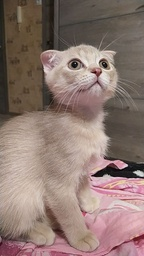
#> input picture Lab 2/cat_16.jpeg, 144 x 256 px, shrunk from 720 x 1280 before the run
$ python Singular-value-decompostion-rectangular.py
#> lines starting #> are read from the running program, lines starting #| are printed output that depends on the picture
import cv2
import numpy as np
import matplotlib.pyplot as plt

# Read the rectangular image and convert it to grayscale
img = cv2.imread("cat_16.jpeg")
#> img is the input picture: shape (256, 144, 3); mean B, G, R 112.8, 120.1, 141.1
A = cv2.cvtColor(img, cv2.COLOR_BGR2GRAY).astype(float)

# Perform SVD
U, S, Vh = np.linalg.svd(A, full_matrices=False)
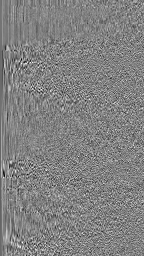
#> U: shape (256, 144) float64; min -0.335, max 0.322, mean -0.000591; drawn with min black and max white
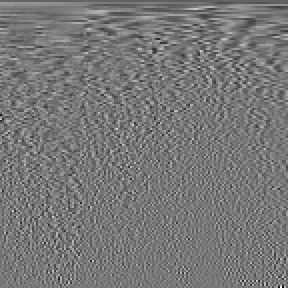
#> Vh: shape (144, 144) float64 (shown 2 times larger); min -0.461, max 0.517, mean -0.000518; drawn with min black and max white
#> S = 144 values, max 24967.4 at index 0, min 13.66 at index 143, mean 418.4

# Vh is the Hermitian transpose (V^H) returned by NumPy

# k values chosen for the experiment
ks = [10, 50, 100]

print("SVD k values:", ks)

# Reconstruct the image for each chosen k
for k in ks:

    # Rank-k approximation: A_k = U_k Sigma_k V_k^H
    Ak = U[:, :k] @ np.diag(S[:k]) @ Vh[:k, :]

    # Calculate reconstruction error
    error_img = np.abs(A - Ak)
    error = np.linalg.norm(A - Ak, "fro")

    print(f"k = {k}, Frobenius error = {error:.4f}")

    # Display original, reconstructed, and error images
    plt.figure(figsize=(12, 4))

    plt.subplot(1, 3, 1)
    plt.imshow(A, cmap="gray")
    plt.title("Original")
    plt.axis("off")

    plt.subplot(1, 3, 2)
    plt.imshow(np.clip(Ak, 0, 255), cmap="gray")
    plt.title(f"SVD, k = {k}")
    plt.axis("off")

    plt.subplot(1, 3, 3)
    plt.imshow(error_img, cmap="gray")
    plt.title("Error")
    plt.axis("off")

    plt.tight_layout()
    plt.show()
#> this loop made 3 passes
#> error on passes 1 to 3: 2414.2, 791, 267
#| k = 10, Frobenius error = 2414.1870
#| k = 50, Frobenius error = 790.9691
#| k = 100, Frobenius error = 267.0405
#> pass 1, `error_img = np.abs(A - Ak)`:
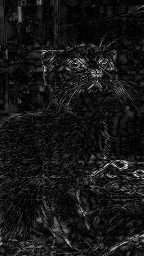
#> error_img: shape (256, 144) float64; min 0.000155, max 97.95, mean 8.7; drawn with min black and max white
#> pass 2, `plt.show()`:
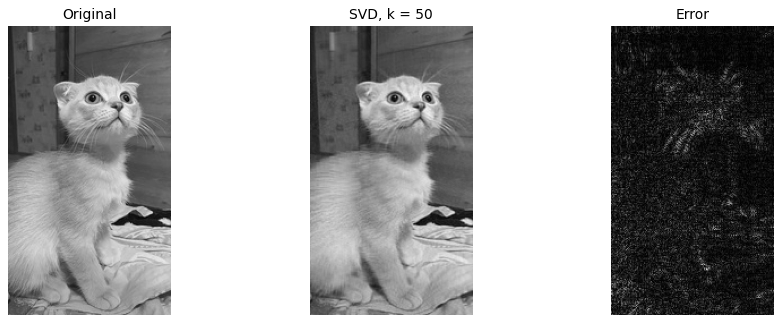
#> figure drawn by matplotlib, 3 panels


# Calculate error for every possible k
errors = []

for k in range(1, len(S) + 1):

    # Rank-k approximation using the Hermitian matrix V^H
    Ak = U[:, :k] @ np.diag(S[:k]) @ Vh[:k, :]

    errors.append(np.linalg.norm(A - Ak, "fro"))
#> this loop made 144 passes
#> pass 1, `Ak = U[:, :k] @ np.diag(S[:k]) @ Vh[:k, :]`:
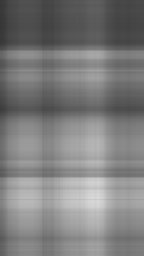
#> Ak: shape (256, 144) float64; min 54.91, max 219.7, mean 125.6
#> pass 3, `Ak = U[:, :k] @ np.diag(S[:k]) @ Vh[:k, :]`:
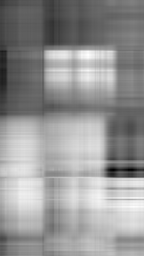
#> Ak: shape (256, 144) float64; min -0.481, max 215.7, mean 125.6; drawn with min black and max white
#> after the loop, errors = 144 values, max 6384 at index 0, min 5.54e-11 at index 143, mean 831


# Plot reconstruction error against k
plt.figure(figsize=(8, 5))
plt.plot(range(1, len(S) + 1), errors)
plt.xlabel("k")
plt.ylabel("Frobenius Error")
plt.title("SVD Reconstruction Error")
plt.grid()
plt.show()
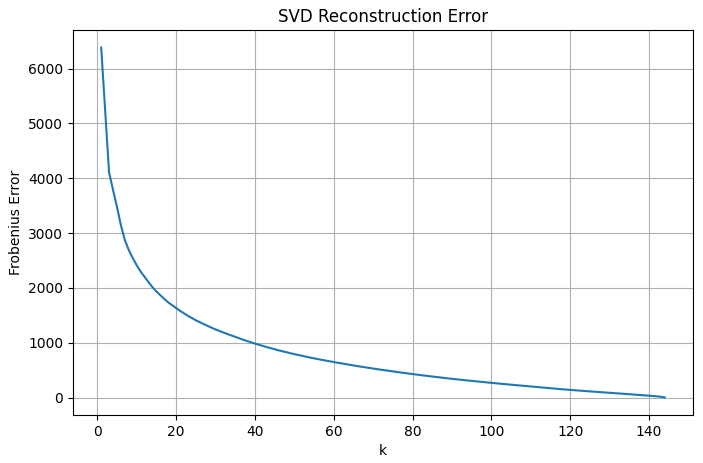
#> figure drawn by matplotlib, 1 panel; curve peaks at x = 1, y = 6384

$ run again, with Lab 2/cat_15.jpeg copied over Lab 2/cat_16.jpeg
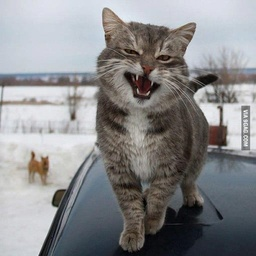
#> input picture Lab 2/cat_15.jpeg, 256 x 256 px, shrunk from 512 x 512 before the run
#> img is the input picture: shape (256, 256, 3); mean B, G, R 139.6, 137.9, 137.7
#> S = 256 values, max 37900.3 at index 0, min 0.0229 at index 255, mean 390.2
#> the loop `for k in ks:` made 3 passes
#> error on passes 1 to 3: 4168.5, 1406.7, 571.7
#> (printed output is left out)
#> pass 1, `error_img = np.abs(A - Ak)`:
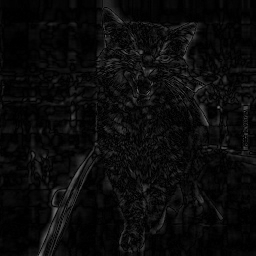
#> error_img: shape (256, 256) float64; min 1.99e-06, max 119.4, mean 11.1
#> after the loop `for k in range(1, len(S) + 1):`: errors = 256 values, max 10531.9 at index 0, min 7.53e-11 at index 255, mean 871.8
#> `plt.show()`:
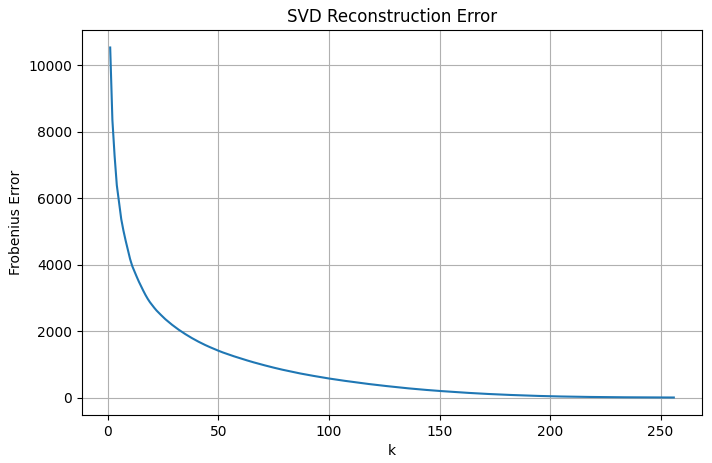
#> figure drawn by matplotlib, 1 panel; curve peaks at x = 1, y = 10531.9
